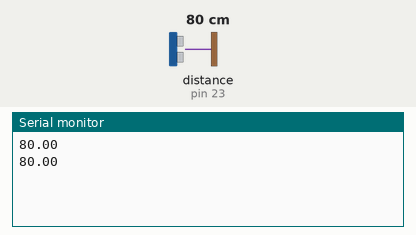
The sketch below on a simulated Arduino Uno, built with avr-gcc and run on an emulated ATmega328P. On the bench: the last lines printed to the serial monitor. The inputs (shaded band) are chosen by the test bench; at power-on: distance to the obstacle (sensor on pin 23) 80 cm. The echo pulse lasts 58.3 µs per cm.

Above: at 1.8 s.
1.9 s: distance to the obstacle (sensor on pin 23) set to 2 cm
At 2.8 s:
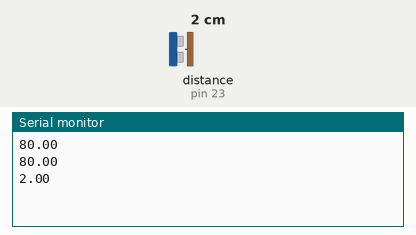
3.4 s: distance to the obstacle (sensor on pin 23) set to 4 cm
At 4.5 s:
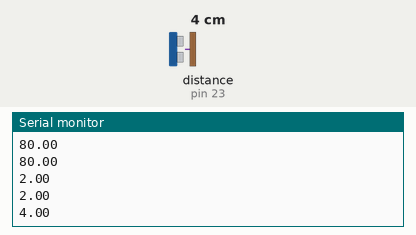
Timing chart, 0 to 6.4 s (numbered marks = the images above; inputs shaded):
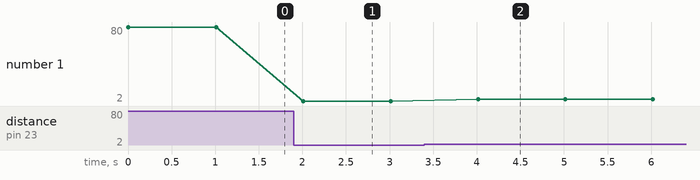

The sketch:

ultrassom.ino
```cpp
#include <HCSR04.h>

//Todo definir qual pino é echo e qual é trigger

UltraSonicDistanceSensor distanceSensor( 22,23 );

void setup() {

  Serial.begin(9600);

}

void loop() {

  float distancia = distanceSensor.measureDistanceCm();

Serial.println(distancia);
delay(1000);

}
```

Measured:
- after the input at 1.9 s, the serial monitor: prints a new line after 0.11 s (image 1)
- after the input at 3.4 s, the serial monitor: prints a new line after 0.61 s (image 2)
- plotted number 1: 80 → 2 after the input at 1.9 s, 2 → 4 after the input at 3.4 s
